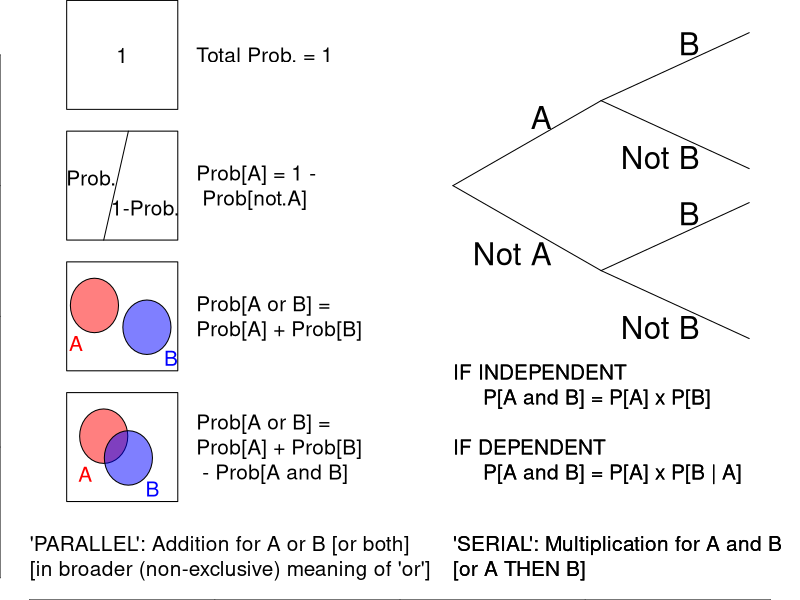

This figure's R source:
## ---- chunk 1

par(mfrow=c(1,1),mar = rep(0,4))


plot(10:11,ylim=c(0,0.85),xlim=c(0,2),frame=FALSE)

I=0
CEX=1.25
x0=1/10; x1=4/10; dx=0.05
dy = 1/12
for (y in (1:4)/5 ) {
  I = I+1
  rect(x0, y-dy,  x1, y+dy)
  if(I==4) { 
    text((x0+x1)/2,y,"1",cex=CEX)
    text( x1+dx,y,"Total Prob. = 1",
          cex=CEX,adj=c(0,0.5)) 
  }
  if(I==3) { 
    segments(x0+(x0+x1)/5, y-dy, x0+(x0+x1)/3,y+dy )
    text((x0+x1)/3,y,"Prob.",cex=CEX,adj=c(0.5,0))
    text((x0+x1)/1.6,y,"1-Prob.",adj=c(0.5,2),cex=CEX)
    text( x1+dx,y,"Prob[A] = 1 -\n Prob[not.A]",
          cex=CEX,adj=c(0,0.5)) 
  }
  if(I <= 2) { 
    a = seq(0,2*pi,length.out=37)
    xx = 1.3*dx*cos(a) ; yy = 0.5*dy*sin(a)
    CA = rgb(red = 1, green = 0, blue = 0, alpha = 0.5)
    CB = rgb(red = 0, green = 0, blue = 1, alpha = 0.5)
    xc = x0+(x0+x1)/5
    if(I==2) xc = xc - dx/2
    polygon(xc + xx, y+dy/5+yy,col=CA )
    text(xc-dx,y-dy/2,"A",cex=CEX, 
         col=rgb(red = 1, green = 0, blue = 0) )
    xc = x0+(x0+x1)/3
    if(I==2) xc = xc + dx
    polygon(xc + xx, y-dy/5+yy,col=CB )
    text(xc+1.3*dx,y-dy/1.3,"B",cex=CEX, 
         col=rgb(red = 0, green = 0, blue = 1) )
    txt = "Prob[A or B] =\nProb[A] + Prob[B]\n - Prob[A and B]"
    if(I==2) txt = "Prob[A or B] =\nProb[A] + Prob[B]"
    text( x1+dx,y, txt,cex=CEX,adj=c(0,0.5))
    
    if(I==1){
      y00 = y-2*dy
      text( x0-2*dx,y00, 
      "'PARALLEL': Addition for A or B [or both]\n[in broader (non-exclusive) meaning of 'or']",
            cex=CEX,adj=c(0,0.5))
      
    } 
  }
}

x0=1+1/7;  dx=0.4

Y = 0.6 ; DY = 0.13 ; dy =DY/1.25

a =c("Not A","A")
b =c("Not B","B")
I=0

for( Y.end in Y + c(-1,1)*DY ){
  segments(x0, Y, x0+dx, Y.end)
  I=I+1
  text(x0+2*dx/3, Y+2*(Y.end-Y)/3, a[I],cex=1.5*CEX,
       adj=c(1,0+1*(Y.end<Y)))
  J=0
  for( y.end in Y.end + c(-1,1)*dy ){
     J=J+1
     segments(x0 + dx, Y.end, x0+dx+dx, y.end)
     text(x0+5*dx/3, Y.end+2*(y.end-Y.end)/3, b[J],cex=1.5*CEX,
       adj=c(1,0+1*(y.end<Y.end)))
  }
  
  text(x0, 0.2,
       "IF INDEPENDENT\n     P[A and B] = P[A] x P[B]\n\nIF DEPENDENT\n     P[A and B] = P[A] x P[B | A]\n\n",
       adj=c(0,0.5),cex=CEX)
  text( x0, y00, 
            "'SERIAL': Multiplication for A and B\n[or A THEN B]",
                   cex=CEX,adj=c(0,0.5))
  
}


## ---- chunk 2

drawPanel = function(title,col.labels,
           values,
           col1.probs,col2.probs,
           end.probs,
           xl,xr,yb,yt,CEX) {
  
  YC = yb + 0.4*(yt-yb)
  DY = 0.25 ; dy = DY/2.5
  DX = xr-xl ; dx = DX/3
  x0 = xl+0.11*DX
  
  text(x0+dx,yt - DY/6,title,font=2,cex=CEX)
  
  text(x0+dx/2,yt - DY/1.75,
       col.labels[1],font=2,cex=CEX)
  text(x0+dx+dx/2,yt - DY/1.75,
       col.labels[2],font=2,cex=CEX)
  segments(x0-dx/12,YC,x0,YC)
  text(x0-dx/10,YC,"100%",adj=c(1,0.5),cex=CEX)

  
  segments(x0,YC-DY,x0,YC+DY)
  I = 0
  for(Y in (YC + c(-1,1)*DY) ){
  	 I=I+1
     segments(x0, Y, x0+dx, Y)
     text(x0+dx/2,Y,values[I],
          adj=c(0.5, 1.3  -(Y>YC)*1.6),cex=CEX)
     text(x0+dx/2,Y,col1.probs[I],
       adj=c(0.5,-0.3+(Y>YC)*1.6),font=3,cex=CEX)
     segments(x0+dx,Y-dy,x0+dx,Y+dy)
     J=0 
     for(y in (Y + c(-1,1)*dy) ){
     	J=J+1
        segments(x0+dx, y, x0+dx+dx, y)
        text(x0+dx+dx/2,y,values[J],
          adj=c(0.5, 1.3 -(y>Y)*1.6),cex=CEX)
        IJ=(I-1)*2+J
        text(x0+dx+dx/2,y,col2.probs[IJ],
          adj=c(0.5,-0.3+(y>Y)*1.6),font=3,cex=CEX)
        text(x0+dx+dx*1.05,y,end.probs[IJ],
          adj=c(0,0.5),font=3,cex=CEX)
     }
  }
  
}

